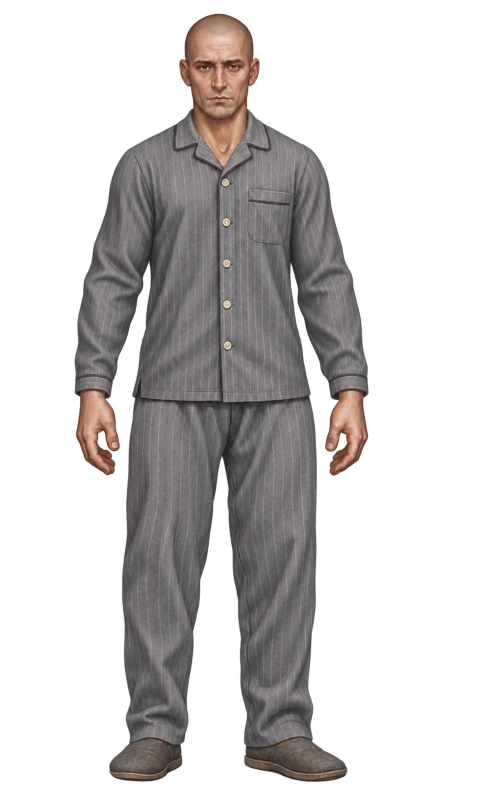
#> input picture review/sleeves-artist-20261111/male/male-idle-artist-raw.png, 981 x 1602 px (shown at 1/2 size)
$ python pajamas-male-artist-sleeves.py
#> lines starting #> are read from the running program, lines starting #| are printed output that depends on the picture; after the words box and inside, x2 and y2 are one past the last pixel; in counts of white or black regions, pixels touching at a corner belong together
#!/usr/bin/env python3
"""Recovered final male artist sleeve extraction; one whole-pose similarity.

Raw art was recovered byte-for-byte. Code is reconstructed from the completed
pre-outage tool calls. Registration constants are the exact retained previous
fit, so lost target captures are not refitted and no arms are deformed.
"""
from pathlib import Path
import hashlib,json
import cv2
import numpy as np
from PIL import Image,ImageDraw

ROOT=Path(__file__).resolve().parents[1]
ART=ROOT/'review/sleeves-artist-20261111/male'
OUT=ROOT/'review/artist-candidates'
ORIGINAL=ROOT/'review/pajamas-implementation-20261111/male'
REF=ROOT/'review/pajamas-implementation-20261111/references'
for p in [OUT,ART/'source-masks']:p.mkdir(parents=True,exist_ok=True)
MATRICES={
 'idle':[[1.0641614489557358,-0.00606711428228223,5.7113770525092455],[0.00606711428228223,1.0641614489557358,-2.9150610442806393]],
 'melee':[[1.0651856627555536,-0.0039200611353065575,4.412744583027249],[0.0039200611353065575,1.0651856627555536,-1.8014209204794718]],
 'rifle':[[1.0630342040946688,-0.0013910949339597375,32.135996975633475],[0.0013910949339597375,1.0630342040946688,-0.12844625514488864]],
}
QA={'idle':(117,1.0538981),'melee':(118,1.0699184),'rifle':(196,1.0065387)}
IDLE_LEFT=[(240,288),(263,299),(280,321),(295,351),(305,391),(307,432),(299,477),(289,509),(282,536),(272,562),(257,601),(243,648),(231,694),(223,738),(224,782),(209,791),(174,787),(143,783),(136,730),(138,664),(147,601),(158,554),(177,507),(190,457),(202,404),(212,359),(222,321)]
IDLE_RIGHT=[(619,292),(610,312),(601,344),(595,380),(591,421),(590,464),(592,500),(599,535),(609,570),(618,609),(632,659),(647,705),(658,750),(658,786),(687,792),(737,788),(742,730),(735,661),(725,597),(711,546),(692,505),(680,461),(668,412),(661,369),(649,328),(633,301)]
MELEE_LEFT=[(240,287),(264,298),(281,321),(295,352),(305,392),(306,433),(298,477),(288,508),(279,535),(268,565),(252,608),(239,655),(229,698),(225,739),(225,778),(210,786),(175,785),(148,781),(142,735),(140,684),(145,629),(153,582),(163,540),(176,507),(190,460),(202,405),(212,360),(222,321)]
RIFLE_LEFT_UPPER=[(250,281),(267,298),(281,322),(288,351),(287,381),(280,410),(247,407),(207,475),(173,482),(142,485),(159,454),(176,429),(184,399),(188,369),(199,337),(219,309)]
RIFLE_LEFT_FOREARM=[(110,489),(142,483),(165,486),(198,494),(230,503),(271,516),(301,524),(331,530),(326,557),(321,586),(317,610),(291,614),(255,613),(218,608),(179,602),(141,591),(117,580),(109,559),(107,533)]
RIFLE_RIGHT=[(599,292),(595,317),(587,345),(579,383),(575,424),(575,468),(580,503),(592,529),(608,542),(631,563),(655,581),(680,592),(695,597),(703,585),(701,560),(698,534),(690,508),(677,486),(666,461),(655,437),(647,400),(641,362),(636,331),(619,302)]
POLYGONS={'idle':{'left':[IDLE_LEFT],'right':[IDLE_RIGHT]},'melee':{'left':[MELEE_LEFT],'right':[IDLE_RIGHT]},'rifle':{'left':[RIFLE_LEFT_UPPER,RIFLE_LEFT_FOREARM],'right':[RIFLE_RIGHT]}}
sha=lambda p:hashlib.sha256(p.read_bytes()).hexdigest()

def matte(size,polygons):
    scale=4;mask=Image.new('L',(size[0]*scale,size[1]*scale));draw=ImageDraw.Draw(mask)
    for polygon in polygons:draw.polygon([(round(x*scale),round(y*scale)) for x,y in polygon],fill=255)
    return np.asarray(mask.resize(size,Image.Resampling.LANCZOS))
def registered(pixels,matrix):
    work=pixels.astype(np.float32);work[:,:,:3]*=work[:,:,3:4]/255
    result=cv2.warpAffine(work,matrix,(941,1672),flags=cv2.INTER_LANCZOS4,borderMode=cv2.BORDER_CONSTANT)
    alpha=np.clip(result[:,:,3],0,255);rgb=np.zeros_like(result[:,:,:3])
    np.divide(result[:,:,:3]*255,alpha[:,:,None],out=rgb,where=alpha[:,:,None]>.05)
    result=np.dstack([np.clip(rgb,0,255),alpha]).round().astype(np.uint8)
    result[result[:,:,3]==0,:3]=0;return Image.fromarray(result,'RGBA')
def coverage_underlay(sleeves,top,native,pose):
    pixels=np.array(sleeves);body=np.array(native)[:,:941];authored=np.array(top)
    yy,xx=np.mgrid[:1672,:941]
    if pose=='rifle':
        regions=[
         ('left-under-stock',(xx>175)&(xx<325)&(yy>400)&(yy<558),[(18,0),(-18,0),(36,0),(-36,0),(54,0),(72,0),(-18,36)]),
         ('right-under-receiver',(xx>638)&(xx<790)&(yy>520)&(yy<655),[(-18,0),(-36,0),(-18,36),(-36,36),(-18,54),(-54,54),(-72,54),(0,54)]),
        ]
    else:
        regions=[
         ('left-inner',(xx>220)&(xx<330)&(yy>545)&(yy<820),[(18,0),(36,0)]),
         ('right-outer-shoulder',(xx>675)&(xx<730)&(yy>310)&(yy<470),[(18,0),(36,0)]),
         ('right-inner',(xx>635)&(xx<720)&(yy>545)&(yy<820),[(-18,0),(-36,0)]),
        ]
    hand=np.zeros((1672,941),np.uint8)
    if pose=='rifle':hand=np.array(Image.open(ROOT/'review/pajamas-implementation-20261111/hand-masks/male-rifle.png').getchannel('A'))
    skin=(body[:,:,0].astype(int)-body[:,:,2].astype(int)>25)&(body[:,:,3]>32)
    result=np.zeros_like(pixels);notes=[]
    for name,roi,offsets in regions:
        gap=(roi&skin&(authored[:,:,3]<250)&(hand<16)).astype(np.uint8)*255
        overlap=cv2.dilate(gap,np.ones((7,7),np.uint8))>0
        wanted=overlap&roi&(body[:,:,3]>0)&(hand<16)
        alpha=np.where(wanted,body[:,:,3],0).astype(np.uint8);remaining=wanted.copy();used=[]
        for dx,dy in offsets:
            copy=Image.new('RGBA',(941,1672));copy.alpha_composite(sleeves,(dx,dy));donor=np.array(copy)
            take=remaining&(donor[:,:,3]>240)
            result[take,:3]=donor[take,:3];result[take,3]=np.maximum(result[take,3],alpha[take]);remaining[take]=False
            used.append({'translation':[dx,dy],'pixels':int(take.sum())})
        notes.append({'region':name,'uncoveredSkinPixels':int((gap>0).sum()),'remainingPixels':int((remaining&(gap>0)).sum()),'donors':used})
    return Image.fromarray(result,'RGBA'),notes

metadata={'method':'Recovered artist sleeve RGB + traced alpha; retained exact pre-outage whole-image similarities, no new fitting. No arm deformation or cloth texture transfer. Original canonical torso fixed. Candidate-only output.','recoveredFromHistory':True,'poses':{}}
for pose in ['idle','melee','rifle']:
    source=ART/f'male-{pose}-artist-raw.png';raw=np.array(Image.open(source).convert('RGBA'))
#> further down, raw is the input picture: shape (1602, 981, 4); mean R, G, B, A 39.9, 37.2, 36.7, 86.9
    matrix=np.array(MATRICES[pose],np.float64);sleeves=Image.new('RGBA',(941,1672))
#> after `sleeves = Image.new('RGBA', (941, 1672))`: sleeves: PIL image 941x1672 RGBA; every value is 0
    for side,polygons in POLYGONS[pose].items():
        mask=matte((raw.shape[1],raw.shape[0]),polygons)
        if pose!='rifle':
            mask=np.array(mask,copy=True)
            for y in range(520,801):
                occupied=raw[y,:,3]>16;delta=np.diff(np.r_[False,occupied,False].astype(int))
                spans=[(int(a),int(b)) for a,b in zip(np.where(delta==1)[0],np.where(delta==-1)[0]) if b-a>8]
                if side=='left' and len(spans)>=2 and spans[0][1]<320:
                    a,b=spans[0];mask[y,max(0,a-2):b+2]=255
                if side=='right' and len(spans)>=3 and spans[-1][0]>570:
                    a,b=spans[-1];mask[y,max(0,a-2):b+2]=255
        yy,xx=np.mgrid[:raw.shape[0],:raw.shape[1]]
        skin=raw[:,:,0].astype(int)-raw[:,:,2].astype(int)>28
        roi=(((xx>310)&(xx<405)&(yy>520)&(yy<625))|((xx>630)&(xx<720)&(yy>580)&(yy<700))) if pose=='rifle' else ((yy>770)&(yy<990))
        mask=np.array(mask,copy=True);mask[skin&roi]=0
        alpha=(raw[:,:,3].astype(np.uint16)*mask.astype(np.uint16)//255).astype(np.uint8)
        part=raw.copy();part[:,:,3]=alpha;part[alpha==0,:3]=0
        Image.fromarray(alpha).save(ART/'source-masks'/f'{pose}-{side}.png')
        layer=registered(part,matrix);layer.save(OUT/f'male-{pose}-sleeve-{side}.png',optimize=True);sleeves.alpha_composite(layer)
#> this loop made 2 passes
#> pass 1, `mask=matte((raw.shape[1],raw.shape[0]),polygons)`:
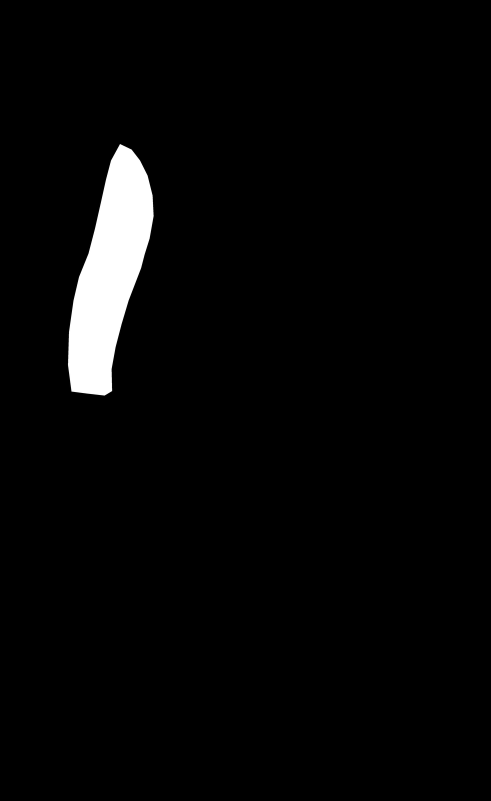
#> mask: shape (1602, 981) (shown at 1/2 size); min 0, max 255, mean 7.8
#> pass 1, `skin=raw[:,:,0].astype(int)-raw[:,:,2].astype(int)>28`:
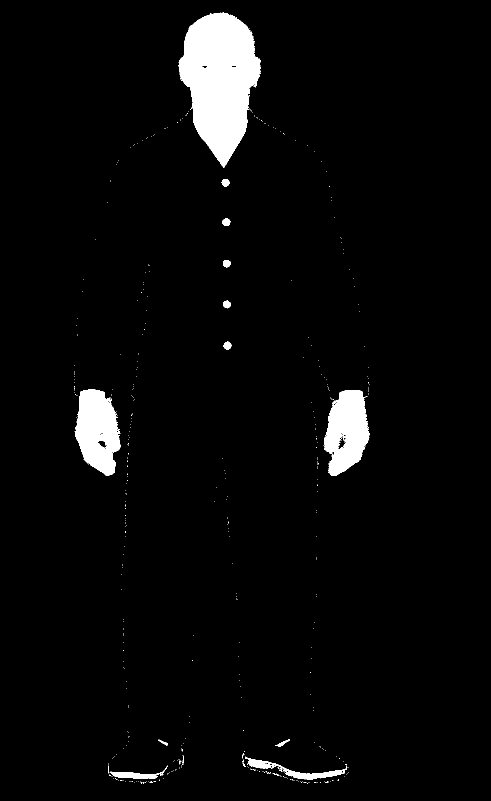
#> skin: shape (1602, 981) bool (shown at 1/2 size); 3.8% white; 476 white regions (461 under 20 px), largest, box (x1, y1, x2, y2) and area: (358, 25, 522, 335) 32776, (149, 779, 241, 952) 10897, (647, 780, 739, 952) 10581
#> after the loop:
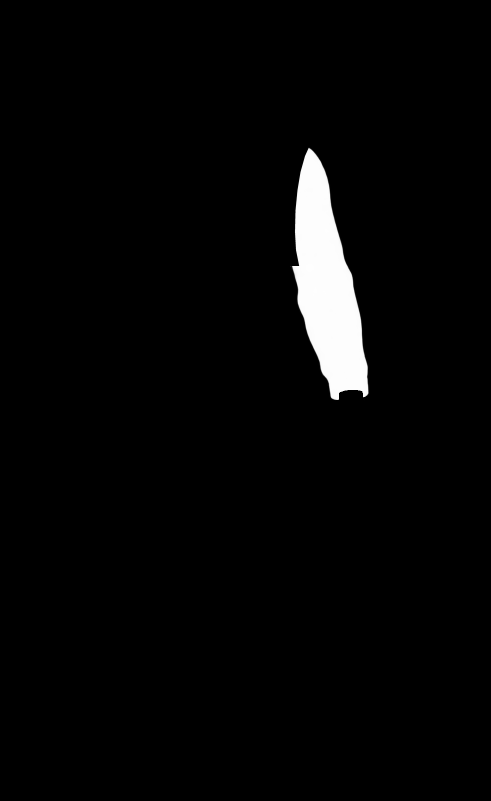
#> alpha: shape (1602, 981) (shown at 1/2 size); min 0, max 255, mean 6.8
#> after the loop:
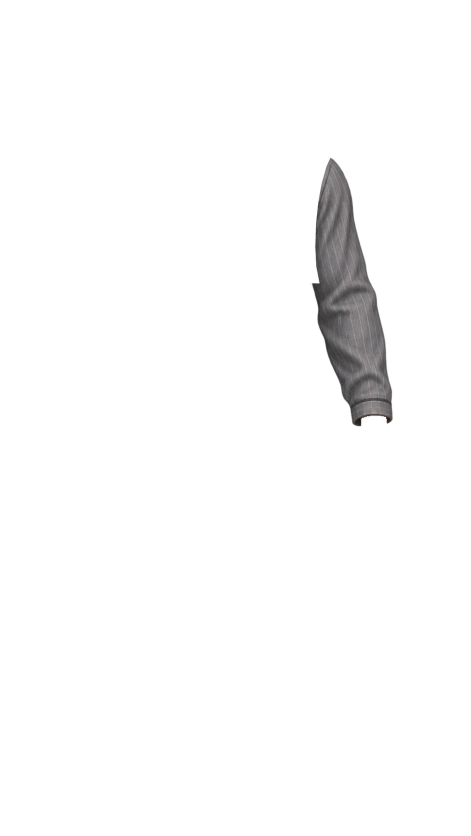
#> layer: PIL image 941x1672 RGBA (shown at 1/2 size); mean R, G, B, A 3.4, 3.4, 3.4, 7.7; transparent parts drawn white
#> after the loop:
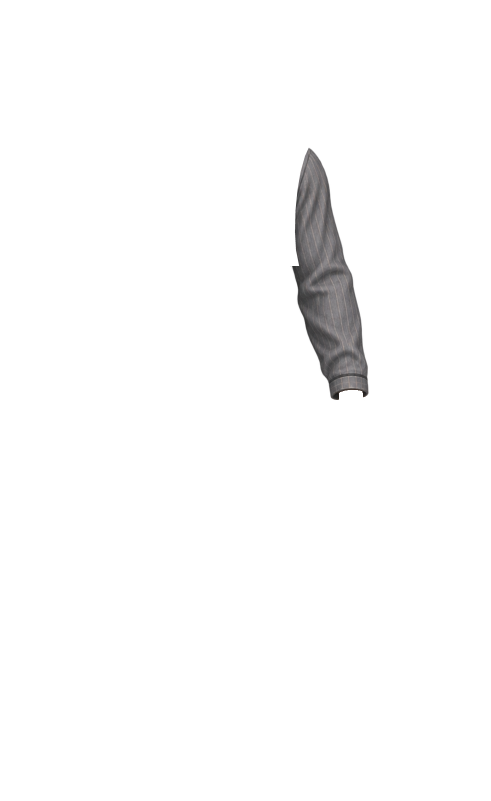
#> part: shape (1602, 981, 4) (shown at 1/2 size); mean R, G, B, A 3, 2.9, 3, 6.8; transparent parts drawn white
#> after the loop:
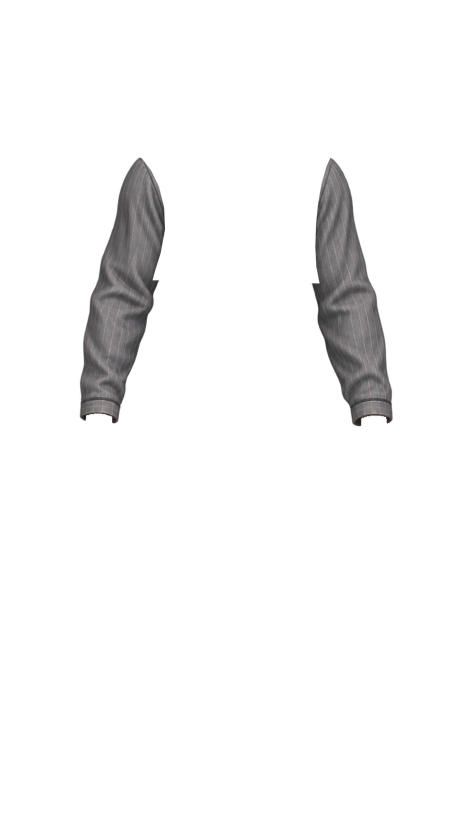
#> sleeves: PIL image 941x1672 RGBA (shown at 1/2 size); mean R, G, B, A 7, 6.8, 6.9, 15.9; transparent parts drawn white
#> (the run stopped early here; a loop or call above may not have finished)
